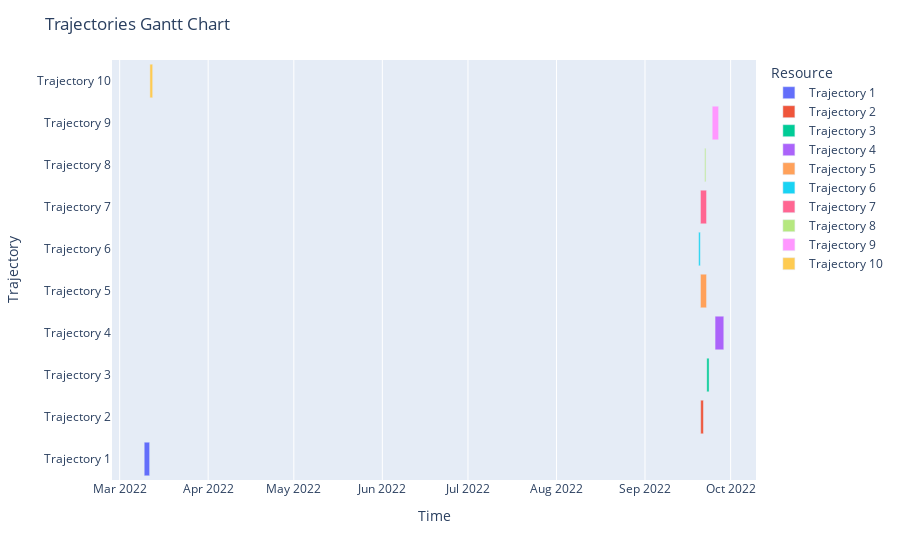

The notebook cell this image was saved under:
### Markdown cell above
### Phaeton

### Code cell
plot_gantt(df_list_phaet)

### Figure 1 — Plotly figure (JSON) as saved in the notebook; plotly's stock layout.template omitted (floating-point values rounded to 4 significant figures)
{"data": [{"alignmentgroup": "True", "base": ["2022-03-09T14:15:01"], "hovertemplate": "Resource=Trajectory 1<br>Start=%{base}<br>Finish=%{x}<br>Task=%{y}<extra></extra>", "legendgroup": "Trajectory 1", "marker": {"color": "#636efa", "pattern": {"shape": ""}}, "name": "Trajectory 1", "offsetgroup": "Trajectory 1", "orientation": "h", "showlegend": true, "textposition": "auto", "type": "bar", "x": [164702000], "xaxis": "x", "y": ["Trajectory 1"], "yaxis": "y"}, {"alignmentgroup": "True", "base": ["2022-09-20T12:15:02"], "hovertemplate": "Resource=Trajectory 2<br>Start=%{base}<br>Finish=%{x}<br>Task=%{y}<extra></extra>", "legendgroup": "Trajectory 2", "marker": {"color": "#EF553B", "pattern": {"shape": ""}}, "name": "Trajectory 2", "offsetgroup": "Trajectory 2", "orientation": "h", "showlegend": true, "textposition": "auto", "type": "bar", "x": [82801000], "xaxis": "x", "y": ["Trajectory 2"], "yaxis": "y"}, {"alignmentgroup": "True", "base": ["2022-09-22T15:45:03"], "hovertemplate": "Resource=Trajectory 3<br>Start=%{base}<br>Finish=%{x}<br>Task=%{y}<extra></extra>", "legendgroup": "Trajectory 3", "marker": {"color": "#00cc96", "pattern": {"shape": ""}}, "name": "Trajectory 3", "offsetgroup": "Trajectory 3", "orientation": "h", "showlegend": true, "textposition": "auto", "type": "bar", "x": [67504000], "xaxis": "x", "y": ["Trajectory 3"], "yaxis": "y"}, {"alignmentgroup": "True", "base": ["2022-09-25T13:00:01"], "hovertemplate": "Resource=Trajectory 4<br>Start=%{base}<br>Finish=%{x}<br>Task=%{y}<extra></extra>", "legendgroup": "Trajectory 4", "marker": {"color": "#ab63fa", "pattern": {"shape": ""}}, "name": "Trajectory 4", "offsetgroup": "Trajectory 4", "orientation": "h", "showlegend": true, "textposition": "auto", "type": "bar", "x": [264601000], "xaxis": "x", "y": ["Trajectory 4"], "yaxis": "y"}, {"alignmentgroup": "True", "base": ["2022-09-20T10:15:01"], "hovertemplate": "Resource=Trajectory 5<br>Start=%{base}<br>Finish=%{x}<br>Task=%{y}<extra></extra>", "legendgroup": "Trajectory 5", "marker": {"color": "#FFA15A", "pattern": {"shape": ""}}, "name": "Trajectory 5", "offsetgroup": "Trajectory 5", "orientation": "h", "showlegend": true, "textposition": "auto", "type": "bar", "x": [184504000], "xaxis": "x", "y": ["Trajectory 5"], "yaxis": "y"}, {"alignmentgroup": "True", "base": ["2022-09-19T18:47:50"], "hovertemplate": "Resource=Trajectory 6<br>Start=%{base}<br>Finish=%{x}<br>Task=%{y}<extra></extra>", "legendgroup": "Trajectory 6", "marker": {"color": "#19d3f3", "pattern": {"shape": ""}}, "name": "Trajectory 6", "offsetgroup": "Trajectory 6", "orientation": "h", "showlegend": true, "textposition": "auto", "type": "bar", "x": [51330000], "xaxis": "x", "y": ["Trajectory 6"], "yaxis": "y"}, {"alignmentgroup": "True", "base": ["2022-09-20T10:15:01"], "hovertemplate": "Resource=Trajectory 7<br>Start=%{base}<br>Finish=%{x}<br>Task=%{y}<extra></extra>", "legendgroup": "Trajectory 7", "marker": {"color": "#FF6692", "pattern": {"shape": ""}}, "name": "Trajectory 7", "offsetgroup": "Trajectory 7", "orientation": "h", "showlegend": true, "textposition": "auto", "type": "bar", "x": [184505000], "xaxis": "x", "y": ["Trajectory 7"], "yaxis": "y"}, {"alignmentgroup": "True", "base": ["2022-09-21T22:00:26"], "hovertemplate": "Resource=Trajectory 8<br>Start=%{base}<br>Finish=%{x}<br>Task=%{y}<extra></extra>", "legendgroup": "Trajectory 8", "marker": {"color": "#B6E880", "pattern": {"shape": ""}}, "name": "Trajectory 8", "offsetgroup": "Trajectory 8", "orientation": "h", "showlegend": true, "textposition": "auto", "type": "bar", "x": [35076000], "xaxis": "x", "y": ["Trajectory 8"], "yaxis": "y"}, {"alignmentgroup": "True", "base": ["2022-09-24T13:00:06"], "hovertemplate": "Resource=Trajectory 9<br>Start=%{base}<br>Finish=%{x}<br>Task=%{y}<extra></extra>", "legendgroup": "Trajectory 9", "marker": {"color": "#FF97FF", "pattern": {"shape": ""}}, "name": "Trajectory 9", "offsetgroup": "Trajectory 9", "orientation": "h", "showlegend": true, "textposition": "auto", "type": "bar", "x": [193501000], "xaxis": "x", "y": ["Trajectory 9"], "yaxis": "y"}, {"alignmentgroup": "True", "base": ["2022-03-11T14:00:04"], "hovertemplate": "Resource=Trajectory 10<br>Start=%{base}<br>Finish=%{x}<br>Task=%{y}<extra></extra>", "legendgroup": "Trajectory 10", "marker": {"color": "#FECB52", "pattern": {"shape": ""}}, "name": "Trajectory 10", "offsetgroup": "Trajectory 10", "orientation": "h", "showlegend": true, "textposition": "auto", "type": "bar", "x": [84597000], "xaxis": "x", "y": ["Trajectory 10"], "yaxis": "y"}], "layout": {"barmode": "overlay", "legend": {"title": {"text": "Resource"}, "tracegroupgap": 0}, "margin": {"t": 60}, "title": {"text": "Trajectories Gantt Chart"}, "xaxis": {"anchor": "y", "domain": [0, 1], "title": {"text": "Time"}, "type": "date"}, "yaxis": {"anchor": "x", "domain": [0, 1], "title": {"text": "Trajectory"}}}}
